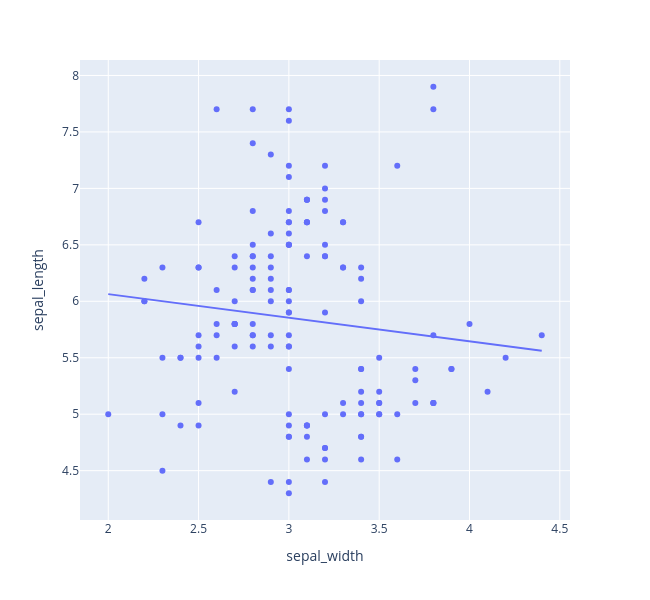

Write notebook code for a chart like this one.
### Code cell
fig_ols = px.scatter(df,x = 'sepal_width',y = 'sepal_length',
                     #px可以调用外部启用线性回归,调用了statsmodels
                     trendline = 'ols',width = 650,height = 600)
fig_ols.show()
fig.write_image('Figures/px_iris_fig3.svg')

### Figure 1 — Plotly figure (JSON) as saved in the notebook; plotly's stock layout.template omitted (floating-point values rounded to 4 significant figures; data arrays with more than 128 entries replaced by an {"elided": "..."} marker saying what was removed)
{"data": [{"hovertemplate": "sepal_width=%{x}<br>sepal_length=%{y}<extra></extra>", "legendgroup": "", "marker": {"color": "#636efa", "symbol": "circle"}, "mode": "markers", "name": "", "orientation": "v", "showlegend": false, "type": "scatter", "x": {"elided": "150 float values"}, "xaxis": "x", "y": {"elided": "150 float values"}, "yaxis": "y"}, {"hovertemplate": "<b>OLS trendline</b><br>sepal_length = -0.20887 * sepal_width + 6.48122<br>R<sup>2</sup>=0.011962<br><br>sepal_width=%{x}<br>sepal_length=%{y} <b>(trend)</b><extra></extra>", "legendgroup": "", "marker": {"color": "#636efa", "symbol": "circle"}, "mode": "lines", "name": "", "showlegend": false, "type": "scatter", "x": {"elided": "150 float values"}, "xaxis": "x", "y": {"elided": "150 float values"}, "yaxis": "y"}], "layout": {"height": 600, "legend": {"tracegroupgap": 0}, "margin": {"t": 60}, "width": 650, "xaxis": {"anchor": "y", "domain": [0, 1], "title": {"text": "sepal_width"}}, "yaxis": {"anchor": "x", "domain": [0, 1], "title": {"text": "sepal_length"}}}}
